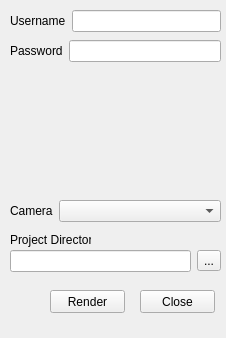
<?xml version="1.0" encoding="UTF-8"?>
<ui version="4.0">
 <class>MainWindow</class>
 <widget class="QMainWindow" name="MainWindow">
  <property name="geometry">
   <rect>
    <x>0</x>
    <y>0</y>
    <width>226</width>
    <height>338</height>
   </rect>
  </property>
  <property name="windowTitle">
   <string>Slave Render</string>
  </property>
  <widget class="QWidget" name="centralwidget">
   <widget class="QLabel" name="label">
    <property name="geometry">
     <rect>
      <x>10</x>
      <y>230</y>
      <width>81</width>
      <height>20</height>
     </rect>
    </property>
    <property name="text">
     <string>Project Directory</string>
    </property>
   </widget>
   <widget class="QPushButton" name="pushButton">
    <property name="geometry">
     <rect>
      <x>140</x>
      <y>290</y>
      <width>75</width>
      <height>23</height>
     </rect>
    </property>
    <property name="text">
     <string>Close</string>
    </property>
   </widget>
   <widget class="QPushButton" name="pushButton_2">
    <property name="geometry">
     <rect>
      <x>50</x>
      <y>290</y>
      <width>75</width>
      <height>23</height>
     </rect>
    </property>
    <property name="text">
     <string>Render</string>
    </property>
   </widget>
   <widget class="QWidget" name="">
    <property name="geometry">
     <rect>
      <x>10</x>
      <y>10</y>
      <width>211</width>
      <height>22</height>
     </rect>
    </property>
    <layout class="QHBoxLayout" name="horizontalLayout">
     <item>
      <widget class="QLabel" name="label_3">
       <property name="text">
        <string>Username</string>
       </property>
      </widget>
     </item>
     <item>
      <widget class="QLineEdit" name="lineEdit_2"/>
     </item>
    </layout>
   </widget>
   <widget class="QWidget" name="">
    <property name="geometry">
     <rect>
      <x>10</x>
      <y>40</y>
      <width>211</width>
      <height>22</height>
     </rect>
    </property>
    <layout class="QHBoxLayout" name="horizontalLayout_2">
     <item>
      <widget class="QLabel" name="label_4">
       <property name="text">
        <string>Password</string>
       </property>
      </widget>
     </item>
     <item>
      <widget class="QLineEdit" name="lineEdit_3">
       <property name="echoMode">
        <enum>QLineEdit::Password</enum>
       </property>
      </widget>
     </item>
    </layout>
   </widget>
   <widget class="QWidget" name="">
    <property name="geometry">
     <rect>
      <x>10</x>
      <y>200</y>
      <width>211</width>
      <height>22</height>
     </rect>
    </property>
    <layout class="QHBoxLayout" name="horizontalLayout_3">
     <item>
      <widget class="QLabel" name="label_5">
       <property name="text">
        <string>Camera</string>
       </property>
      </widget>
     </item>
     <item>
      <widget class="QComboBox" name="comboBox">
       <property name="sizePolicy">
        <sizepolicy hsizetype="Expanding" vsizetype="Fixed">
         <horstretch>0</horstretch>
         <verstretch>0</verstretch>
        </sizepolicy>
       </property>
      </widget>
     </item>
    </layout>
   </widget>
   <widget class="QWidget" name="">
    <property name="geometry">
     <rect>
      <x>10</x>
      <y>250</y>
      <width>211</width>
      <height>22</height>
     </rect>
    </property>
    <layout class="QHBoxLayout" name="horizontalLayout_4">
     <item>
      <widget class="QLineEdit" name="lineEdit"/>
     </item>
     <item>
      <widget class="QToolButton" name="toolButton">
       <property name="text">
        <string>...</string>
       </property>
      </widget>
     </item>
    </layout>
   </widget>
  </widget>
  <widget class="QMenuBar" name="menubar">
   <property name="geometry">
    <rect>
     <x>0</x>
     <y>0</y>
     <width>226</width>
     <height>22</height>
    </rect>
   </property>
  </widget>
 </widget>
 <resources/>
 <connections>
  <connection>
   <sender>pushButton</sender>
   <signal>clicked()</signal>
   <receiver>MainWindow</receiver>
   <slot>close()</slot>
   <hints>
    <hint type="sourcelabel">
     <x>166</x>
     <y>328</y>
    </hint>
    <hint type="destinationlabel">
     <x>213</x>
     <y>349</y>
    </hint>
   </hints>
  </connection>
 </connections>
</ui>
